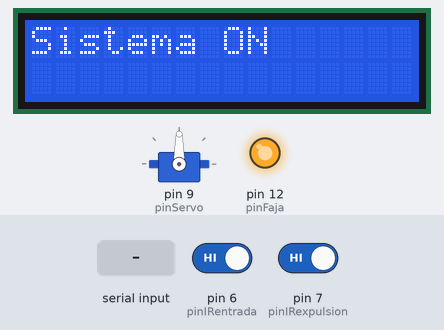
Simulated run of this sketch. Board: Arduino Uno, built with avr-gcc and run on an emulated ATmega328P. On the bench: servo, 16×2 character LCD, output pins drawn as LEDs (lit = HIGH). The test bench sets the inputs (shaded band); at power-on: pin 6 (pinIRentrada) HIGH, pin 7 (pinIRexpulsion) HIGH. What the sketch prints to the serial monitor is not drawn.

Above: at 0.1 s.
2.1 s: pin 6 (pinIRentrada) driven LOW
At 2.6 s:
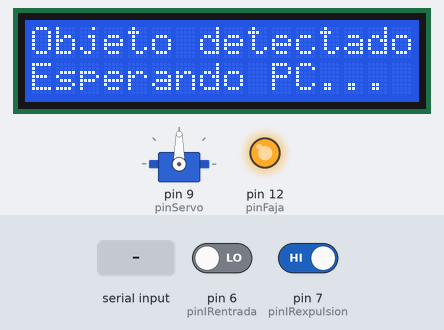
3.7 s: "DEFECTO\n" received over Serial
At 4.0 s:
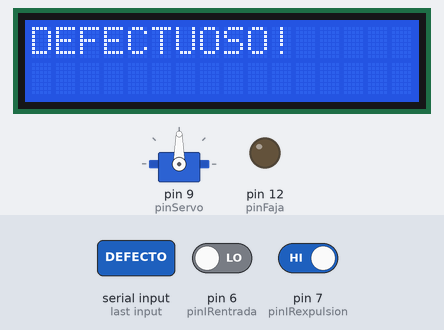
8.2 s: "1\n" received over Serial
At 9.51 s:
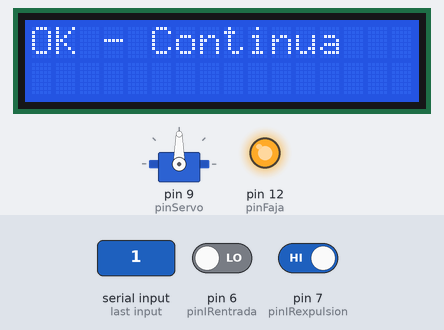
11.1 s: "BAD\n" received over Serial
At 16.4 s:
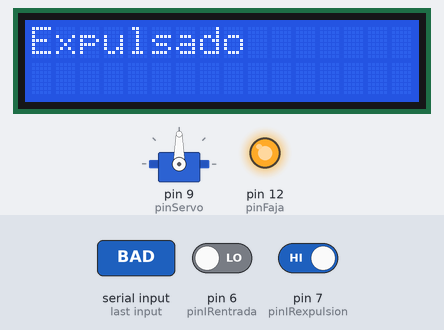
Timing chart, 0 to 17.9 s (numbered marks = the images above; inputs shaded):
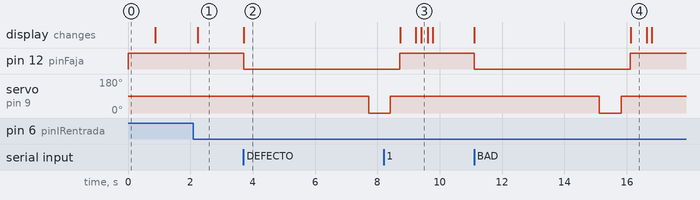

The sketch:

clasificador_defectos.ino
```cpp
// arduino_sketch.ino
#include <Servo.h>
#include <Wire.h>
#include <LiquidCrystal_I2C.h>

LiquidCrystal_I2C lcd(0x27,16,2);
Servo servo;

const int pinIRentrada = 6;
const int pinIRexpulsion = 7;
const int pinFaja = 12;
const int pinServo = 9;

void setup(){
  Serial.begin(115200);
  pinMode(pinIRentrada, INPUT_PULLUP);   // si sensor da LOW cuando detecta
  pinMode(pinIRexpulsion, INPUT_PULLUP);
  pinMode(pinFaja, OUTPUT);
  digitalWrite(pinFaja, HIGH); // faja ON
  servo.attach(pinServo);
  servo.write(90); // neutral
  lcd.init(); lcd.backlight();
  lcd.setCursor(0,0); lcd.print("Sistema ON");
  delay(800);
  lcd.clear();
}

void loop(){
  // Si IR entrada detecta objeto (assume LOW when present)
  if (digitalRead(pinIRentrada) == LOW) {
    // debouncing
    delay(80);
    if (digitalRead(pinIRentrada) != LOW) return;

    // mandar S y esperar clasificacion
    Serial.println("S");
    lcd.clear(); lcd.setCursor(0,0); lcd.print("Objeto detectado");
    lcd.setCursor(0,1); lcd.print("Esperando PC...");

    unsigned long start = millis();
    String respuesta = "";
    const unsigned long TIMEOUT = 4000; // ms

    while (millis() - start < TIMEOUT) {
      if (Serial.available()>0) {
        respuesta = Serial.readStringUntil('\n');
        respuesta.trim();
        break;
      }
    }
    if (respuesta.length() == 0) {
      // timeout => dejar pasar
      lcd.clear(); lcd.setCursor(0,0); lcd.print("Timeout -> OK");
      digitalWrite(pinFaja, HIGH);
      delay(300);
      lcd.clear();
      return;
    }

    if (respuesta.equalsIgnoreCase("DEFECTO") || respuesta.equalsIgnoreCase("BAD")) {
      lcd.clear(); lcd.setCursor(0,0); lcd.print("DEFECTUOSO!");
      // detener faja
      digitalWrite(pinFaja, LOW);
      // esperar al sensor de expulsion o un tiempo fijo
      unsigned long waitStart = millis();
      const unsigned long MAXWAIT = 4000; // ms
      bool arrived = false;
      while (millis() - waitStart < MAXWAIT) {
        if (digitalRead(pinIRexpulsion) == LOW) { arrived = true; break; }
        delay(10);
      }
      // activar servo 360° (giro temporal) o servo 180° (angulo)
      // si servo es 360, girar por tiempo; si es 180, set angle
      servo.write(0); // empuja (ajusta según tu mecánica)
      delay(700);     // tiempo de empuje
      servo.write(90); // reposo
      delay(300);
      // reanudar faja
      digitalWrite(pinFaja, HIGH);
      lcd.clear(); lcd.setCursor(0,0); lcd.print("Expulsado");
      delay(500);
      lcd.clear();
    } else {
      // OK
      lcd.clear(); lcd.setCursor(0,0); lcd.print("OK - Continua");
      digitalWrite(pinFaja, HIGH);
      delay(200);
      lcd.clear();
    }
  }
  // Loop rapido
  delay(50);
}
```

Measured:
- after the input at 2.1 s, the display: changes after 0.14 s (image 1)
- after the input at 3.7 s, pin 12 (pinFaja): HIGH → LOW at once; servo on pin 9 (pinServo): 90° → 0° after 4.0 s; the display: changes at once (image 2)
- after the input at 8.2 s, the display: first differs from a run without the input after 1.2 s (image 3)
- after the input at 11.1 s, pin 12 (pinFaja): HIGH → LOW at once, → HIGH 5.0 s later; servo on pin 9 (pinServo): 90° → 0° after 4.0 s, → 90° 0.70 s later; the display: first changes at once (image 4 shows a later state)
- what the display in image 4 shows lasts 0.5 s, from 16.1 s to 16.6 s
